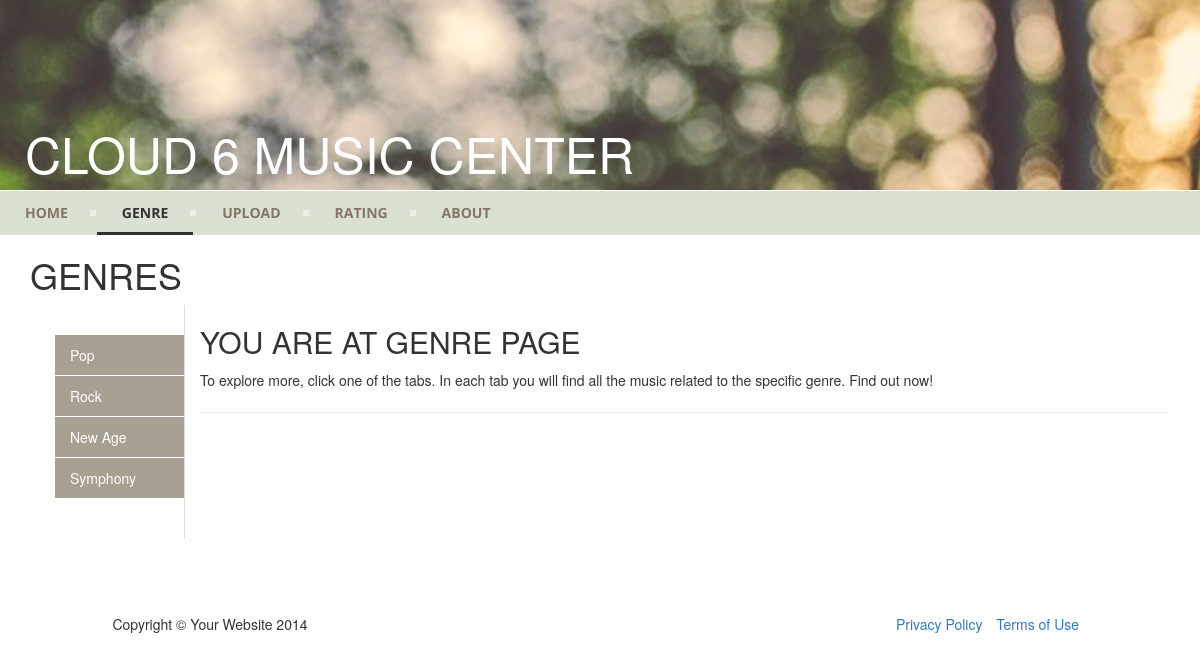
Screenshot of /musicbox/genre/ with the database file from the repository.
### musicbox/models.py (models this page shows)
class Genre(models.Model):
    genre_name = models.CharField(max_length=50)
    def __unicode__(self):
        return (self.genre_name)

### musicbox/views.py (the view)
# urls.py: url(r'^genre/(?P<genre_id>\d+)/$', views.songsofgenre, name='songsofgenre'),
def genre(request):
    genre_list = Genre.objects.all()
    return render(request, 'musicbox/genre.html', {'genre_list':genre_list})

### musicbox/templates/musicbox/genre.html (shortened to what this page needs)
{% load staticfiles %}
<!DOCTYPE html>
<html lang="en">
<head>
	<link rel="stylesheet" title="rating" href="{% static 'musicbox/scripts/style3.css' %}" />
	<link href="{% static 'musicbox/scripts/agency.css' %}" rel="stylesheet">
	<link href="{% static 'musicbox/scripts/bootstrap.min.css' %}" rel="stylesheet">
</head>
<body>
<div id='sitetitle'>
	<span class='siteheader'>
		<h1>Cloud 6 Music Center</h1>
	</span>
</div>
<div id="header">
	<ul id="menu">
		<li><a href="{% url 'musicbox:home' %}">Home</a></li>
		<li class='active'><a href="{% url 'musicbox:genre' %}">Genre</a></li>
		<li><a href="{% url 'musicbox:upload' %}">Upload</a></li>
		<li><a href="{% url 'musicbox:rating' %}">Rating</a></li>
		<li class='last'><a href="{% url 'musicbox:about' %}">About</a></li>
	</ul>
</div>
<div class="container"><h1>Genres</h1></div>
    <div class="col-sm-2">
        <nav class="nav-sidebar">
        {% if genre_list %}
            <ul id="tab1">
            {% for genre in genre_list %}
                <li><a data-toggle="tab" href="{% url 'musicbox:songsofgenre' genre.id %}" >{{ genre }}</a></li>
            {% endfor %}
            </ul>
        {% endif %}
        </nav>
</div>
<div class="tab-content">
<div class="tab-pane active text-style" id="tab1">
  <h2>You Are at Genre Page</h2>
  <div class="container">
       <p>
         To explore more, click one of the tabs. In each tab you will find all the music related to the specific genre. Find out now!
       </p>
       <hr>
  </div>
</div>
</div>
    <footer>
        <div class="container">
            <div class="row">
                <div class="col-md-4">
                    <span class="copyright">Copyright &copy; Your Website 2014</span>
                </div>
                <div class="col-md-4">
                    <ul class="list-inline social-buttons">
                    </ul>
                </div>
                <div class="col-md-4">
                    <ul class="list-inline quicklinks">
                        <li><a href="#">Privacy Policy</a>
                        </li>
                        <li><a href="#">Terms of Use</a>
                        </li>
                    </ul>
                </div>
            </div>
        </div>
    </footer>
</body>
</html>

### musicbox/static/musicbox/scripts/style3.css (style rules this page uses)
body { background-color: #f8f6f4; }
#sitetitle { background-image: url(../images/background.jpg); border-bottom: 1px solid #fff; background-color: #ffffff; padding-top: 5px; }
.container div { margin-top: 20px; }
.container p { white-space: nowrap; text-overflow: ellipsis; overflow: hidden; }
#header { background: #DAE0D2; width: auto; }
.siteheader h1 { font-family: Montserrat,"Helvetica Neue",Helvetica,Arial,sans-serif; color: #fff; padding: 100px 200px 0 25px; font-size: 50px; }
#header ul { list-style: none; margin: 0; padding: 0; line-height: 1; display: block; zoom: 1; }
#header ul:after { content: " "; display: block; font-size: 0; height: 0; clear: both; visibility: hidden; }
#header ul li { display: inline-block; padding: 0; margin: 0; }
#header ul li a { color: #837666; text-decoration: none; display: block; padding: 15px 25px; font-family: 'Open Sans', sans-serif; font-weight: 700; text-transform: uppercase; font-size: 14px; position: relative; -webkit-transition: color .25s; -moz-transition: color .25s; -ms-transition: color .25s; -o-transition: color .25s; transition: color .25s; }
#header ul li a:after { content: ""; display: block; position: absolute; right: -3px; top: 19px; height: 6px; width: 6px; background: #ffffff; opacity: .5; }
#header ul li a:before { content: ""; display: block; position: absolute; left: 0; bottom: 0; height: 3px; width: 0; background: #333333; -webkit-transition: width .25s; -moz-transition: width .25s; -ms-transition: width .25s; -o-transition: width .25s; transition: width .25s; }
#header ul li.last > a:after, #header ul li:last-child > a:after { display: none; }
#header ul li.active a { color: #333333; }
#header ul li.active a:before { width: 100%; }
.nav-sidebar { width: 100%; padding: 30px 0; border-right: 1px solid #ddd; }
.nav-sidebar a { color: #333; -webkit-transition: all 0.08s linear; -moz-transition: all 0.08s linear; -o-transition: all 0.08s linear; transition: all 0.08s linear; }
.nav-sidebar a { cursor: default; background-color: #a89f93; color: #fff; text-decoration: none; }
h2 { color:#0b56a8; }
ul#tab1 { list-style-type: none; }
#tab1>li>a { display: block; position: relative; padding: 10px 15px; border-bottom: 1px solid #fff; }

### musicbox/static/musicbox/scripts/agency.css (style rules this page uses)
body { overflow-x:hidden;font-family:"Roboto Slab","Helvetica Neue",Helvetica,Arial,sans-serif }
p { font-size:14px;line-height:1.75 }
a,a:hover,a:focus,a:active,a.active { outline:0 }
a { color:#aeb3a8 }
h1,h2,h3,h4,h5,h6 { font-family:Montserrat,"Helvetica Neue",Helvetica,Arial,sans-serif;text-transform:uppercase;font-weight:700 }
footer { padding:25px 0;text-align:center }
footer span.copyright { line-height:40px;font-family:Montserrat,"Helvetica Neue",Helvetica,Arial,sans-serif;text-transform:uppercase;text-transform:none }
footer ul.quicklinks { margin-bottom:0;line-height:40px;font-family:Montserrat,"Helvetica Neue",Helvetica,Arial,sans-serif;text-transform:uppercase;text-transform:none }
ul.social-buttons { margin-bottom:0 }
body { webkit-tap-highlight-color:#aeb3a8 }

### rows the page displays
Genre: genre_name "Pop"
Genre: genre_name "Rock"
Genre: genre_name "New Age"
Genre: genre_name "Symphony"
